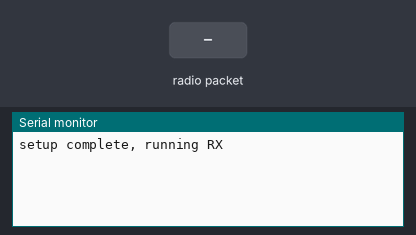
Simulated run of this sketch. Board: Arduino Leonardo, built with avr-gcc and run on an emulated ATmega32U4. Shown: the last lines printed to the serial monitor. The test bench sets the inputs (shaded band). No radio packets arrive unless stated.

Above: at 1.8 s.
1.9 s: radio packet "1" arrives
At 2.5 s:
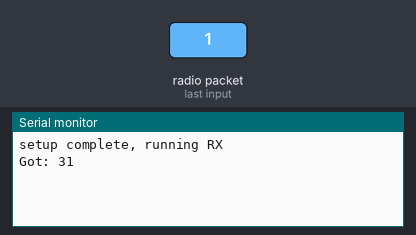
3.5 s: radio packet "0" arrives
At 4.7 s:
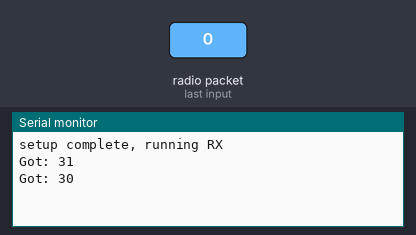
5.0 s: radio packet "2" arrives
At 6.0 s:
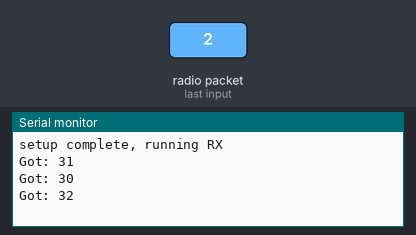

The sketch:

VW_RX.ino
```cpp
// (licence header left out)
#include <VirtualWire.h>

void setup()
{
    Serial.begin(115200);	// Debugging only

    // Initialise the IO and ISR
    vw_setup(1200);	 // Bits per sec
    vw_rx_start();       // Start the receiver PLL running

    Serial.println("setup complete, running RX");
}

void loop()
{

    uint8_t buf[VW_MAX_MESSAGE_LEN];
    uint8_t buflen = VW_MAX_MESSAGE_LEN;
vw_wait_rx_max(500);
 digitalWrite(13, true);
    if ( vw_get_message(buf, &buflen) ) // Non-blocking
    {
	// Message with a good checksum received, dump it.
	Serial.print("Got: ");

	int i;
	for (i = 0; i < buflen; i++)
	{
	    Serial.print(buf[i], HEX);
	    Serial.print(" ");
	}
	Serial.println("");

    }
    /*
    else
    {
  	Serial.print("DEBUG: ");

	int i;
	for (i = 0; i < buflen; i++)
	{
	    //Serial.print(buf[i], HEX);
            Serial.print( buf[i] );
	    Serial.print(" ");
	}
	Serial.println("");
    }
    */
    digitalWrite(13, false);
}
```

Measured:
- after the input at 1.9 s, the serial monitor: prints a new line after 0.10 s (image 1)
- after the input at 3.5 s, the serial monitor: prints a new line at once (image 2)
- after the input at 5.0 s, the serial monitor: prints a new line at once (image 3)
